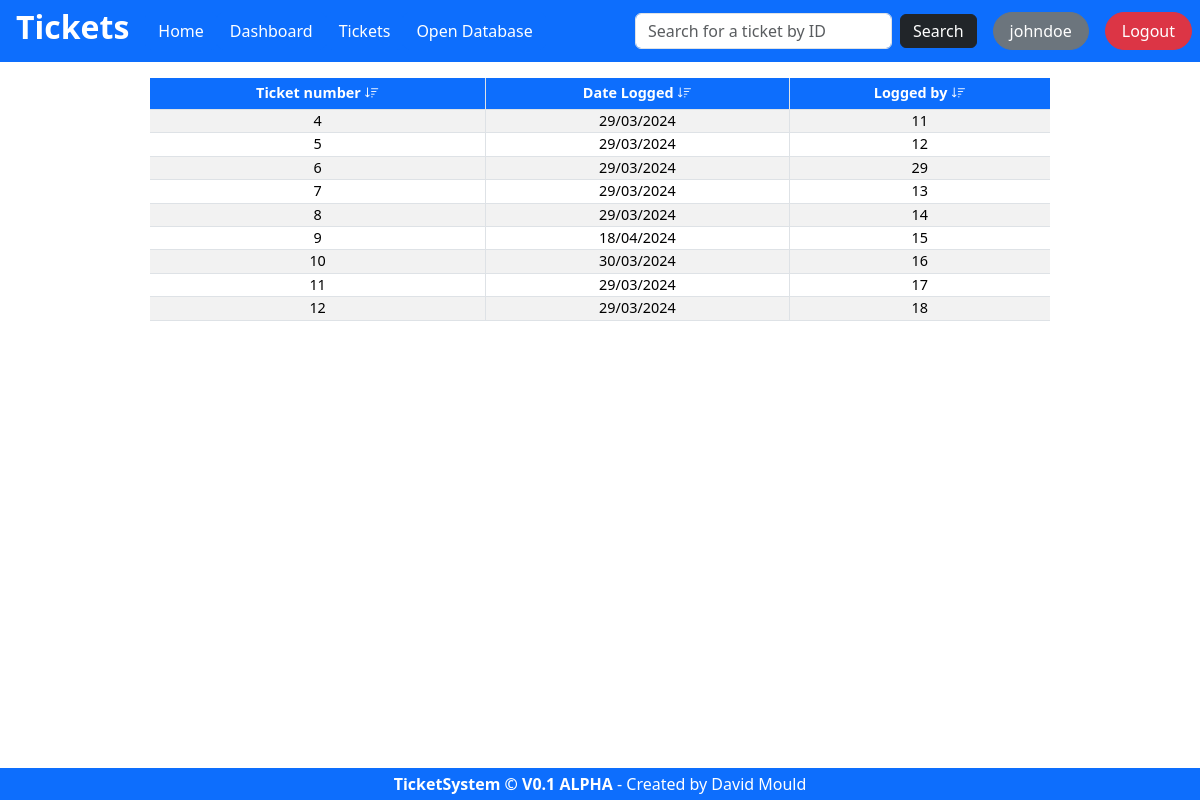
/tickets.php (signed in), run on the app's committed database.
### tables this page shows
CREATE TABLE `tickets` (
  `id` int(11) NOT NULL,
  `date_logged` date NOT NULL DEFAULT current_timestamp(),
  `content` text NOT NULL,
  `logged_by` varchar(100) NOT NULL,
  `assigned_to` int(11) DEFAULT NULL
);

### tickets.php (the view, shortened to what this page needs)
<?php
include 'config/config.php';
function ticket_data($conn)
{
    echo "<table id='ticket_tbl' class='table table-striped table-hover text lh-1' style='font-size: 0.9rem'>";
    echo "<thead><tr class='text-center'><th class='border-end bg-primary text-white'><button id='tkt_num_head' class='transparent_button text-white' onclick='sort_table_column(0, this.id)'>Ticket number<i class='bi bi-sort-down ms-1'></i></button></th><th class='border-end bg-primary text-white'><button id='tkt_date_head' class='transparent_button text-white' onclick='sort_table_column(1, this.id)'>Date Logged<i class='bi bi-sort-down ms-1'></i></button></th><th class='bg-primary text-white'><button id='tkt_log_head' class='transparent_button text-white' onclick='sort_table_column(2, this.id)'>Logged by<i class='bi bi-sort-down ms-1'></i></button></th></tr></thead>";
    $sql = "SELECT * FROM tickets";
    $result = $conn->query($sql);
    if ($result->num_rows > 0) {
        while ($row = $result->fetch_assoc()) {
            $ticket_id = '<form action="view_ticket.php?id=' . $row["id"] . '" method="post"><input type="hidden" name="id" value="' . $row["id"] . '"><input class="w-100 border-0 py-1 bg-transparent" type="submit" value=' . $row["id"] . '></form>';
            $date_logged = date("d/m/Y", strtotime($row["date_logged"]));
            $logged_by = $row['logged_by'];
            echo "<tr class='text-center'><td class='border-end p-0 align-middle'>$ticket_id</td><td class='border-end p-0 align-middle'>$date_logged</td><td class='p-0 align-middle'>$logged_by</td></tr>";
        }
    }
    echo "</table>";
}
?>
<?php
include 'page_sections/head.php';
?>
<body>
    <?php
    include 'page_sections/navbar.php';
    ?>
    <div class="container-sm p-0 w-75 mb-3" style="min-width: 800px;">
        <div><?php ticket_data($conn) ?></div>
    </div>
    <?php
    include 'page_sections/footer.php';
    ?>
</body>

### config/style.css (style rules this page uses)
* { margin: 0; padding: 0; box-sizing: border-box; }
:root { --bs-blue: #0d6efd; --bs-primary-text-emphasis: #0d6efd; --bs-danger: #dc3545; --bp-xs: 0; --bp-sm: 576px; --bp-md: 768px; --bp-lg: 992px; --bp-xl: 1200px; --bp-xxl: 1400px; }
body { display: grid; min-height: 100vh; margin: 0; grid-template-rows: auto 1fr auto; grid-template-columns: auto; justify-items: center; }
.transparent_button { background-color: transparent !important; border: 0 !important; colour: inherit !important; font-weight: 700 !important; }

### data on the page
tickets: id "4", date_logged "29/03/2024", logged_by "11"
tickets: id "5", date_logged "29/03/2024", logged_by "12"
tickets: id "6", date_logged "29/03/2024", logged_by "29"
tickets: id "7", date_logged "29/03/2024", logged_by "13"
tickets: id "8", date_logged "29/03/2024", logged_by "14"
tickets: id "9", date_logged "18/04/2024", logged_by "15"
tickets: id "10", date_logged "30/03/2024", logged_by "16"
tickets: id "11", date_logged "29/03/2024", logged_by "17"
tickets: id "12", date_logged "29/03/2024", logged_by "18"

### other printed values
$username "johndoe"
